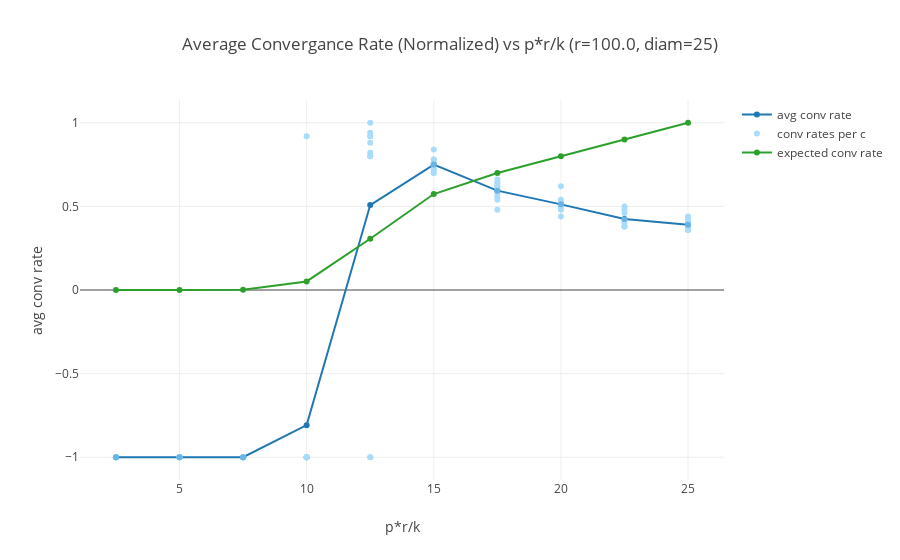
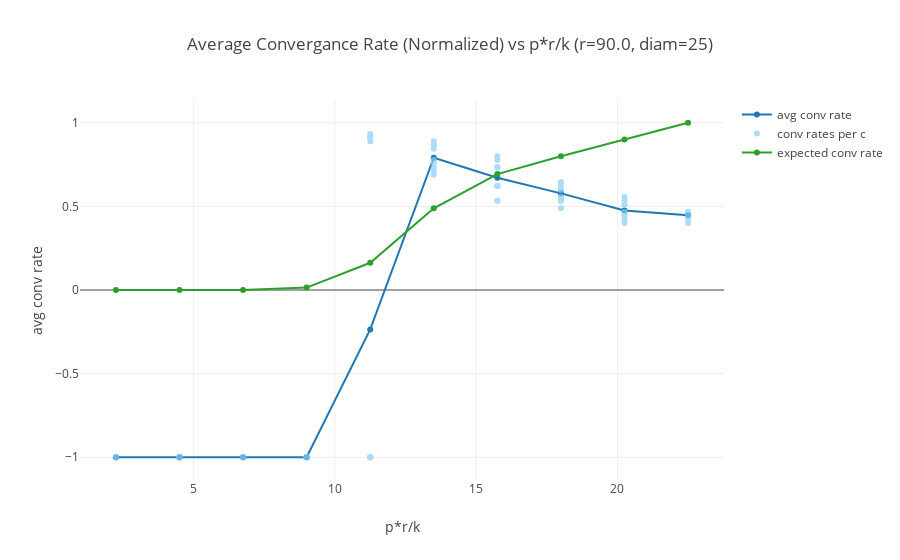
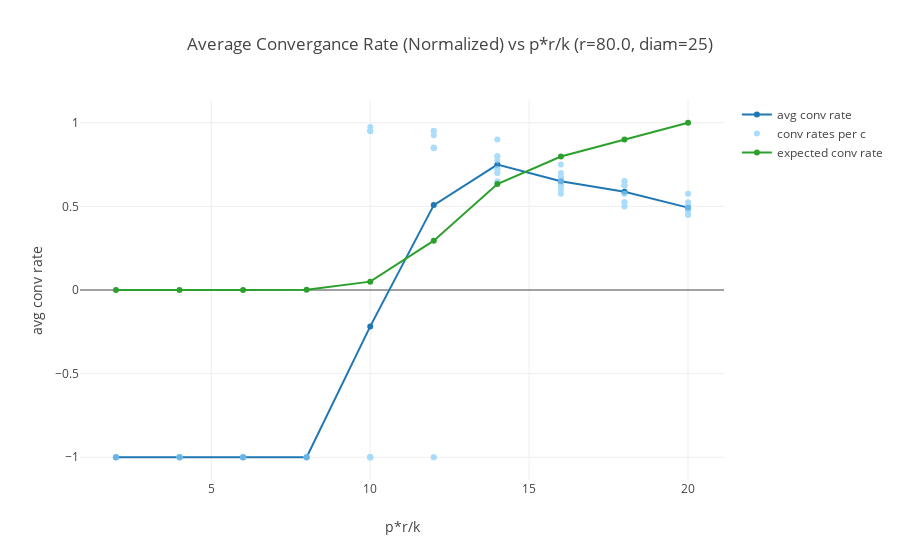
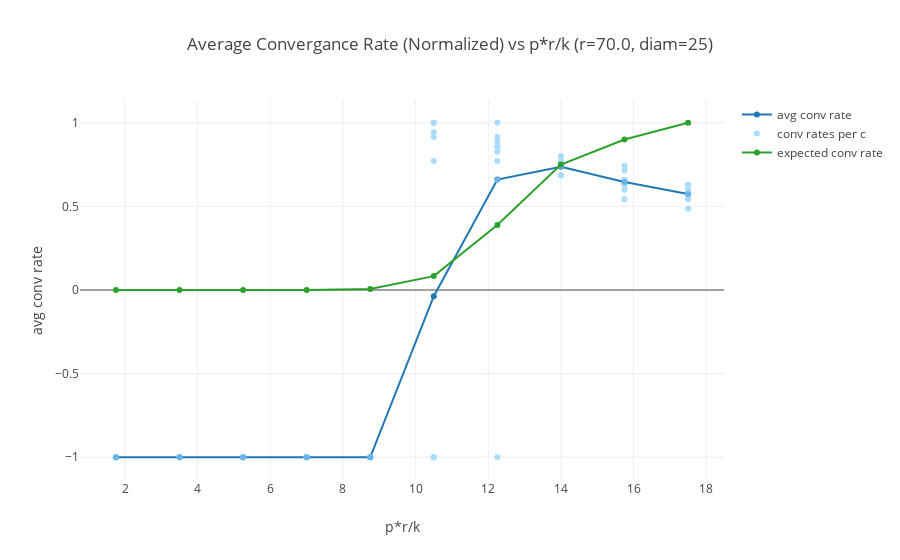

Notebook code for these charts, in order:
### Code cell
graph_diam = None
for r in np.linspace(100, 0, 10, endpoint=False):
    all_conv_rates = []
    for p in np.linspace(1, 0, 10, endpoint=False):
        conv_rates = []
        num_iter = 10
        for i in range(num_iter):
            ring_lat = ring_lattice(regularity, num_vertices, p, r)
            
            if not graph_diam:
                graph_diam = util.calc_diameter(ring_lat)
                
            simp_ring_lat = reduce_providers_simplest(ring_lat)

            sim_g, sim_utils = run_simulation(ring_lat)
            
            if sum(sim_utils[-1]) != len(sim_utils[-1]):
                conv_rates.append(-1 * len(sim_utils))
            else:
                conv_rates.append(len(sim_utils))
        all_conv_rates.append((p, conv_rates))
        
    plot_conv(all_conv_rates, r, graph_diam, show_model=True)

### Figure 1 — Plotly figure (JSON) as saved in the notebook; plotly's stock layout.template omitted (floating-point values rounded to 4 significant figures)
{"data": [{"hoverinfo": "skip", "mode": "lines+markers", "name": "avg conv rate", "type": "scatter", "uid": "68c1bef2-5b75-42d9-87a9-657560eb3000", "x": [25, 22.5, 20, 17.5, 15, 12.5, 10.0, 7.5, 5.0, 2.5], "y": [0.39, 0.424, 0.512, 0.594, 0.75, 0.508, -0.808, -1, -1, -1]}, {"hoverinfo": "skip", "marker": {"color": "LightSkyBlue"}, "mode": "markers", "name": "conv rates per c", "opacity": 0.7, "type": "scatter", "uid": "d877ea82-b112-4dca-9a4b-fe5a8a3af980", "x": [25, 25, 25, 25, 25, 25, 25, 25, 25, 25, 22.5, 22.5, 22.5, 22.5, 22.5, 22.5, 22.5, 22.5, 22.5, 22.5, 20, 20, 20, 20, 20, 20, 20, 20, 20, 20, 17.5, 17.5, 17.5, 17.5, 17.5, 17.5, 17.5, 17.5, 17.5, 17.5, 15, 15, 15, 15, 15, 15, 15, 15, 15, 15, 12.5, 12.5, 12.5, 12.5, 12.5, 12.5, 12.5, 12.5, 12.5, 12.5, 10.0, 10.0, 10.0, 10.0, 10.0, 10.0, 10.0, 10.0, 10.0, 10.0, 7.5, 7.5, 7.5, 7.5, 7.5, 7.5, 7.5, 7.5, 7.5, 7.5, 5.0, 5.0, 5.0, 5.0, 5.0, 5.0, 5.0, 5.0, 5.0, 5.0, 2.5, 2.5, 2.5, 2.5, 2.5, 2.5, 2.5, 2.5, 2.5, 2.5], "y": [0.4, 0.4, 0.38, 0.36, 0.44, 0.38, 0.36, 0.42, 0.36, 0.4, 0.46, 0.42, 0.42, 0.4, 0.38, 0.38, 0.48, 0.38, 0.5, 0.42, 0.62, 0.54, 0.52, 0.5, 0.44, 0.5, 0.5, 0.52, 0.48, 0.5, 0.6, 0.56, 0.58, 0.66, 0.64, 0.48, 0.54, 0.62, 0.62, 0.64, 0.7, 0.78, 0.72, 0.76, 0.84, 0.78, 0.72, 0.76, 0.74, 0.7, 0.92, -1, 0.94, 0.82, -1, 0.92, 0.8, 0.8, 0.88, 1, -1, 0.92, -1, -1, -1, -1, -1, -1, -1, -1, -1, -1, -1, -1, -1, -1, -1, -1, -1, -1, -1, -1, -1, -1, -1, -1, -1, -1, -1, -1, -1, -1, -1, -1, -1, -1, -1, -1, -1, -1]}, {"hoverinfo": "skip", "mode": "lines+markers", "name": "expected conv rate", "type": "scatter", "uid": "43897e48-cbdd-4c87-9036-2fd05d04f8a9", "x": [25, 22.5, 20, 17.5, 15, 12.5, 10.0, 7.5, 5.0, 2.5], "y": [1, 0.9, 0.8, 0.6996, 0.5737, 0.3061, 0.05126, 0.001214, 1.06e-06, 5.099e-13]}], "layout": {"showlegend": true, "title": {"text": "Average Convergance Rate (Normalized) vs p*r/k (r=100.0, diam=25)"}, "xaxis": {"title": {"text": "p*r/k"}}, "yaxis": {"title": {"text": "avg conv rate"}}}}

### Figure 2 — Plotly figure (JSON) as saved in the notebook; plotly's stock layout.template omitted (floating-point values rounded to 4 significant figures)
{"data": [{"hoverinfo": "skip", "mode": "lines+markers", "name": "avg conv rate", "type": "scatter", "uid": "221c1f25-f4a1-438b-931e-27fddffabb8f", "x": [22.5, 20.25, 18, 15.75, 13.5, 11.25, 9.0, 6.75, 4.5, 2.25], "y": [0.4467, 0.4756, 0.5778, 0.6711, 0.7911, -0.2356, -1, -1, -1, -1]}, {"hoverinfo": "skip", "marker": {"color": "LightSkyBlue"}, "mode": "markers", "name": "conv rates per c", "opacity": 0.7, "type": "scatter", "uid": "0ce194b9-8122-4dce-aa73-de6bd4d56e6c", "x": [22.5, 22.5, 22.5, 22.5, 22.5, 22.5, 22.5, 22.5, 22.5, 22.5, 20.25, 20.25, 20.25, 20.25, 20.25, 20.25, 20.25, 20.25, 20.25, 20.25, 18, 18, 18, 18, 18, 18, 18, 18, 18, 18, 15.75, 15.75, 15.75, 15.75, 15.75, 15.75, 15.75, 15.75, 15.75, 15.75, 13.5, 13.5, 13.5, 13.5, 13.5, 13.5, 13.5, 13.5, 13.5, 13.5, 11.25, 11.25, 11.25, 11.25, 11.25, 11.25, 11.25, 11.25, 11.25, 11.25, 9.0, 9.0, 9.0, 9.0, 9.0, 9.0, 9.0, 9.0, 9.0, 9.0, 6.75, 6.75, 6.75, 6.75, 6.75, 6.75, 6.75, 6.75, 6.75, 6.75, 4.5, 4.5, 4.5, 4.5, 4.5, 4.5, 4.5, 4.5, 4.5, 4.5, 2.25, 2.25, 2.25, 2.25, 2.25, 2.25, 2.25, 2.25, 2.25, 2.25], "y": [0.4667, 0.4444, 0.4222, 0.4444, 0.4667, 0.4, 0.4444, 0.4667, 0.4667, 0.4444, 0.4444, 0.5111, 0.5333, 0.4667, 0.5556, 0.5111, 0.4444, 0.4222, 0.4667, 0.4, 0.5556, 0.6, 0.5556, 0.6444, 0.6222, 0.5333, 0.6, 0.4889, 0.5333, 0.6444, 0.8, 0.6222, 0.7333, 0.6222, 0.6222, 0.7333, 0.5333, 0.5333, 0.7333, 0.7778, 0.8667, 0.7111, 0.7333, 0.8889, 0.8667, 0.8444, 0.7556, 0.7778, 0.6889, 0.7778, -1, 0.9333, -1, -1, 0.9111, -1, 0.9111, -1, 0.8889, -1, -1, -1, -1, -1, -1, -1, -1, -1, -1, -1, -1, -1, -1, -1, -1, -1, -1, -1, -1, -1, -1, -1, -1, -1, -1, -1, -1, -1, -1, -1, -1, -1, -1, -1, -1, -1, -1, -1, -1, -1]}, {"hoverinfo": "skip", "mode": "lines+markers", "name": "expected conv rate", "type": "scatter", "uid": "40aa52b1-d974-40cd-aea7-dc081477aeb9", "x": [22.5, 20.25, 18, 15.75, 13.5, 11.25, 9.0, 6.75, 4.5, 2.25], "y": [1, 0.9, 0.8, 0.693, 0.4886, 0.1629, 0.01436, 0.0001776, 8.473e-08, 2.348e-14]}], "layout": {"showlegend": true, "title": {"text": "Average Convergance Rate (Normalized) vs p*r/k (r=90.0, diam=25)"}, "xaxis": {"title": {"text": "p*r/k"}}, "yaxis": {"title": {"text": "avg conv rate"}}}}

### Figure 3 — Plotly figure (JSON) as saved in the notebook; plotly's stock layout.template omitted (floating-point values rounded to 4 significant figures)
{"data": [{"hoverinfo": "skip", "mode": "lines+markers", "name": "avg conv rate", "type": "scatter", "uid": "712c02be-7f72-4cdc-9b06-3ba743d79f66", "x": [20, 18, 16, 14, 12, 10, 8.0, 6.0, 4.0, 2.0], "y": [0.4925, 0.5875, 0.65, 0.75, 0.5075, -0.2175, -1, -1, -1, -1]}, {"hoverinfo": "skip", "marker": {"color": "LightSkyBlue"}, "mode": "markers", "name": "conv rates per c", "opacity": 0.7, "type": "scatter", "uid": "670f0367-76bb-41ff-b558-44dec9cb32d7", "x": [20, 20, 20, 20, 20, 20, 20, 20, 20, 20, 18, 18, 18, 18, 18, 18, 18, 18, 18, 18, 16, 16, 16, 16, 16, 16, 16, 16, 16, 16, 14, 14, 14, 14, 14, 14, 14, 14, 14, 14, 12, 12, 12, 12, 12, 12, 12, 12, 12, 12, 10, 10, 10, 10, 10, 10, 10, 10, 10, 10, 8.0, 8.0, 8.0, 8.0, 8.0, 8.0, 8.0, 8.0, 8.0, 8.0, 6.0, 6.0, 6.0, 6.0, 6.0, 6.0, 6.0, 6.0, 6.0, 6.0, 4.0, 4.0, 4.0, 4.0, 4.0, 4.0, 4.0, 4.0, 4.0, 4.0, 2.0, 2.0, 2.0, 2.0, 2.0, 2.0, 2.0, 2.0, 2.0, 2.0], "y": [0.5, 0.45, 0.575, 0.475, 0.475, 0.5, 0.525, 0.5, 0.475, 0.45, 0.625, 0.625, 0.65, 0.575, 0.575, 0.625, 0.525, 0.5, 0.65, 0.525, 0.625, 0.75, 0.675, 0.65, 0.625, 0.7, 0.625, 0.675, 0.6, 0.575, 0.725, 0.8, 0.65, 0.7, 0.7, 0.725, 0.775, 0.725, 0.8, 0.9, 0.85, 0.925, -1, 0.95, -1, 0.85, 0.85, 0.95, 0.85, 0.85, -1, -1, -1, -1, 0.95, -1, 0.95, 0.95, 0.975, -1, -1, -1, -1, -1, -1, -1, -1, -1, -1, -1, -1, -1, -1, -1, -1, -1, -1, -1, -1, -1, -1, -1, -1, -1, -1, -1, -1, -1, -1, -1, -1, -1, -1, -1, -1, -1, -1, -1, -1, -1]}, {"hoverinfo": "skip", "mode": "lines+markers", "name": "expected conv rate", "type": "scatter", "uid": "fe87db60-f422-4c77-96e2-b27989e40c3c", "x": [20, 18, 16, 14, 12, 10, 8.0, 6.0, 4.0, 2.0], "y": [1, 0.9, 0.7983, 0.6339, 0.2948, 0.0499, 0.002139, 1.346e-05, 3.481e-09, 5.543e-16]}], "layout": {"showlegend": true, "title": {"text": "Average Convergance Rate (Normalized) vs p*r/k (r=80.0, diam=25)"}, "xaxis": {"title": {"text": "p*r/k"}}, "yaxis": {"title": {"text": "avg conv rate"}}}}

### Figure 4 — Plotly figure (JSON) as saved in the notebook; plotly's stock layout.template omitted (floating-point values rounded to 4 significant figures)
{"data": [{"hoverinfo": "skip", "mode": "lines+markers", "name": "avg conv rate", "type": "scatter", "uid": "943a20d6-f2a0-4b11-927f-9d95f31ba1c4", "x": [17.5, 15.75, 14, 12.25, 10.5, 8.75, 7.0, 5.25, 3.5, 1.75], "y": [0.5743, 0.6457, 0.7371, 0.66, -0.03714, -1, -1, -1, -1, -1]}, {"hoverinfo": "skip", "marker": {"color": "LightSkyBlue"}, "mode": "markers", "name": "conv rates per c", "opacity": 0.7, "type": "scatter", "uid": "7873a2b4-045c-4c57-b992-19fb3f154697", "x": [17.5, 17.5, 17.5, 17.5, 17.5, 17.5, 17.5, 17.5, 17.5, 17.5, 15.75, 15.75, 15.75, 15.75, 15.75, 15.75, 15.75, 15.75, 15.75, 15.75, 14, 14, 14, 14, 14, 14, 14, 14, 14, 14, 12.25, 12.25, 12.25, 12.25, 12.25, 12.25, 12.25, 12.25, 12.25, 12.25, 10.5, 10.5, 10.5, 10.5, 10.5, 10.5, 10.5, 10.5, 10.5, 10.5, 8.75, 8.75, 8.75, 8.75, 8.75, 8.75, 8.75, 8.75, 8.75, 8.75, 7.0, 7.0, 7.0, 7.0, 7.0, 7.0, 7.0, 7.0, 7.0, 7.0, 5.25, 5.25, 5.25, 5.25, 5.25, 5.25, 5.25, 5.25, 5.25, 5.25, 3.5, 3.5, 3.5, 3.5, 3.5, 3.5, 3.5, 3.5, 3.5, 3.5, 1.75, 1.75, 1.75, 1.75, 1.75, 1.75, 1.75, 1.75, 1.75, 1.75], "y": [0.5714, 0.6286, 0.5429, 0.6, 0.4857, 0.5714, 0.5429, 0.6286, 0.5714, 0.6, 0.6571, 0.6286, 0.7143, 0.6571, 0.5429, 0.6571, 0.7429, 0.6, 0.6286, 0.6286, 0.6857, 0.8, 0.8, 0.7429, 0.6857, 0.7429, 0.6857, 0.7714, 0.6857, 0.7714, -1, 0.8571, 0.6571, 0.8286, 0.8571, 1, 0.8286, 0.8857, 0.7714, 0.9143, 0.9429, 0.7714, 0.9143, -1, -1, 1, -1, -1, 1, -1, -1, -1, -1, -1, -1, -1, -1, -1, -1, -1, -1, -1, -1, -1, -1, -1, -1, -1, -1, -1, -1, -1, -1, -1, -1, -1, -1, -1, -1, -1, -1, -1, -1, -1, -1, -1, -1, -1, -1, -1, -1, -1, -1, -1, -1, -1, -1, -1, -1, -1]}, {"hoverinfo": "skip", "mode": "lines+markers", "name": "expected conv rate", "type": "scatter", "uid": "de41688e-25ff-458d-a41d-87d7dca4db66", "x": [17.5, 15.75, 14, 12.25, 10.5, 8.75, 7.0, 5.25, 3.5, 1.75], "y": [1, 0.8997, 0.7504, 0.3881, 0.08299, 0.006077, 0.0001199, 3.768e-07, 5.241e-11, 4.783e-18]}], "layout": {"showlegend": true, "title": {"text": "Average Convergance Rate (Normalized) vs p*r/k (r=70.0, diam=25)"}, "xaxis": {"title": {"text": "p*r/k"}}, "yaxis": {"title": {"text": "avg conv rate"}}}}
